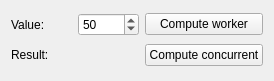
<?xml version="1.0" encoding="UTF-8"?>
<ui version="4.0">
 <class>HeavyComputationWidget</class>
 <widget class="QWidget" name="HeavyComputationWidget">
  <property name="geometry">
   <rect>
    <x>0</x>
    <y>0</y>
    <width>274</width>
    <height>81</height>
   </rect>
  </property>
  <property name="windowTitle">
   <string>Form</string>
  </property>
  <layout class="QGridLayout" name="gridLayout">
   <item row="0" column="0">
    <widget class="QLabel" name="label">
     <property name="text">
      <string>Value:</string>
     </property>
    </widget>
   </item>
   <item row="0" column="2">
    <widget class="QPushButton" name="worker_pushButton">
     <property name="text">
      <string>Compute worker</string>
     </property>
    </widget>
   </item>
   <item row="1" column="0">
    <widget class="QLabel" name="label_2">
     <property name="text">
      <string>Result:</string>
     </property>
    </widget>
   </item>
   <item row="1" column="1">
    <widget class="QLabel" name="result_label">
     <property name="text">
      <string/>
     </property>
    </widget>
   </item>
   <item row="0" column="1">
    <widget class="QSpinBox" name="spinBox">
     <property name="minimum">
      <number>1</number>
     </property>
     <property name="value">
      <number>50</number>
     </property>
    </widget>
   </item>
   <item row="1" column="2">
    <widget class="QPushButton" name="concurrent_pushButton">
     <property name="text">
      <string>Compute concurrent</string>
     </property>
    </widget>
   </item>
  </layout>
 </widget>
 <resources/>
 <connections/>
</ui>
